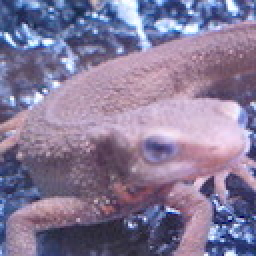
#> input picture input_image/imori.jpg, 128 x 128 px (shown 2 times larger)
$ python 52.py
#> lines starting #> are read from the running program, lines starting #| are printed output that depends on the picture; after the words box and inside, x2 and y2 are one past the last pixel; in counts of white or black regions, pixels touching at a corner belong together
import cv2
import numpy as np

def BGR2GRAY(img):
    b = img[:, :, 0].copy()
    g = img[:, :, 1].copy()
    r = img[:, :, 2].copy()

    # Gray scale
    out = 0.2126 * r + 0.7152 * g + 0.0722 * b
    out = out.astype(np.uint8)

    return out

def otsu_nichi(img):
    sb2_max=0
    t_max=0
    img=BGR2GRAY(img)
    for t in range(1,256):
        w0_list=img[np.where(img<t)]
        w1_list=img[np.where(img>=t)]
        w0=len(w0_list)/(len(w0_list)+len(w1_list))
        w1=len(w1_list)/(len(w0_list)+len(w1_list))
    #s0_2=np.var(w0_list)
    #s1_2=np.var(w1_list)
    #場合分けしないとエラー
        m0=np.mean(w0_list) if len(w0_list)>0 else 0
        m1=np.mean(w1_list) if len(w1_list)>0 else 0

        sb_2=w0*w1*((m0-m1)**2)
        if sb_2 > sb2_max:
            sb2_max=sb_2
            t_max=t

    img[img<t_max]=0
    img[img>=t_max]=255

    return img

def mor_expansion(img,time=2):
    H,W=img.shape
    out=img.copy()

    for t in range(time):
        #端の値をコピーしてパディング
        out_2=np.pad(out,(1,1),'edge')
        for y in range(1,H+1):
            for x in range(1,W+1):
                if out_2[y-1,x]==255 or out_2[y,x-1]==255 or out_2[y,x+1]==255 or out_2[y+1,x]==255:
                    out[y-1,x-1]=255

    #img=img.astype(np.uint8)
    return out


def mor_contraction(img,time=2):
    H,W=img.shape
    out=img.copy()

    for t in range(time):
        pad_img=np.pad(out,(1,1),'edge')
        for y in range(1,H+1):
            for x in range(1,W+1):
                if pad_img[y-1,x]==0 or pad_img[y,x-1]==0 or pad_img[y,x+1]==0 or pad_img[y+1,x]==0:
                    out[y-1,x-1]=0
    return out


def opening(img,N=1):
    img=mor_contraction(img,time=N)
    img=mor_expansion(img,time=N)
    return img


def tophat(img,N=3):
    img_otsu=otsu_nichi(img)
    img_open=opening(img_otsu,N=3)
    out=np.abs(img_otsu-img_open)
    return out


img = cv2.imread("./input_image/imori.jpg").astype(np.float32)
out=tophat(img)
#> in BGR2GRAY, `b = img[:, :, 0].copy()`:
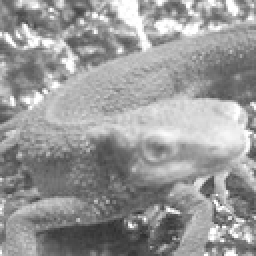
#> b: shape (128, 128) float32 (shown 2 times larger); min 46, max 255, mean 152.8
#> in BGR2GRAY, `g = img[:, :, 1].copy()`:
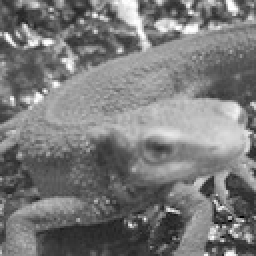
#> g: shape (128, 128) float32 (shown 2 times larger); min 0, max 255, mean 121.8
#> in BGR2GRAY, `r = img[:, :, 2].copy()`:
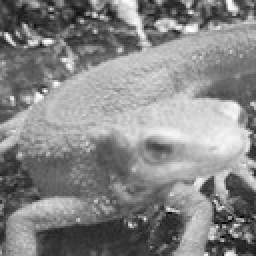
#> r: shape (128, 128) float32 (shown 2 times larger); min 0, max 255, mean 134.1
#> the loop in otsu_nichi, `for t in range(1,256):` made 255 passes
#> (w0_list, w0, w1, m0, m1, sb_2, sb2_max) on passes 7, 8, 21, 23, 24, 26, 29: ([6], 6.1e-05, 1, 6, 126.2, 0.881, 0.881), ([7, 7, 6], 0.000183, 1, 6.67, 126.2, 2.62, 2.62), ([7, 7, 6, 20], 0.000244, 1, 10, 126.2, 3.3, 3.3), ([7, 7, 6, 20, 22], 0.000305, 1, 12.4, 126.2, 3.95, 3.95), ([7, 7, 23, 6, 20, 22], 0.000366, 1, 14.17, 126.2, 4.6, 4.6), ([7, 7, 23, 6, 25, 20, 22], 0.000427, 1, 15.71, 126.2, 5.21, 5.21), ([7, 7, 23, 6, 25, 20, 22, 28], 0.000488, 1, 17.25, 126.2, 5.8, 5.8)
#> (w0, w1, m0, m1, sb_2, sb2_max) on passes 35 to 40: (0.00104, 0.999, 25.29, 126.3, 10.57, 10.57), (0.00116, 0.999, 26.32, 126.3, 11.58, 11.58), (0.00153, 0.998, 28.64, 126.3, 14.54, 14.54), (0.00201, 0.998, 30.67, 126.4, 18.41, 18.41), (0.00238, 0.998, 31.79, 126.4, 21.25, 21.25), (0.00299, 0.997, 33.27, 126.4, 25.89, 25.89)
#> after the loop in otsu_nichi, `for t in range(1,256):`: sb2_max = 1633.1; t_max = 127
#> in otsu_nichi, `img[img<t_max]=0`:
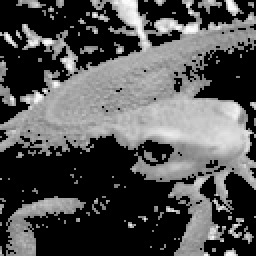
#> img: shape (128, 128) (shown 2 times larger); min 0, max 254, mean 82.5
#> in otsu_nichi, `img[img>=t_max]=255`:
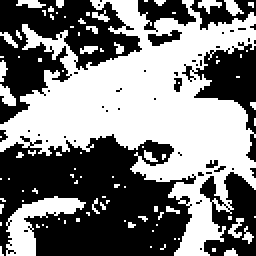
#> img: shape (128, 128) (shown 2 times larger); 49.4% white; 93 white regions (80 under 20 px), largest, box (x1, y1, x2, y2) and area: (0, 0, 128, 128) 6906, (3, 98, 43, 128) 479, (0, 42, 8, 53) 54
#> after the loop in mor_contraction, `for t in range(time):`: out: shape (128, 128); 23.9% white; 21 white regions (16 under 20 px), largest, box (x1, y1, x2, y2) and area: (4, 14, 124, 88) 3496, (90, 102, 107, 128) 171, (7, 105, 15, 128) 87, (57, 0, 71, 13) 76, (15, 101, 37, 106) 39
#> after the loop in mor_expansion, `for t in range(time):`:
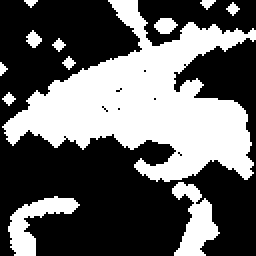
#> out: shape (128, 128) (shown 2 times larger); 38.8% white; 12 white regions (2 under 20 px), largest, box (x1, y1, x2, y2) and area: (1, 0, 128, 91) 5211, (86, 91, 110, 128) 449, (4, 98, 40, 128) 425
#> in tophat, `out=np.abs(img_otsu-img_open)`:
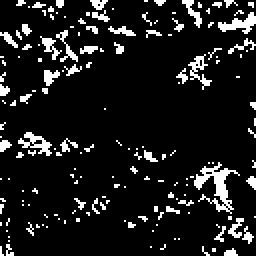
#> out: shape (128, 128) (shown 2 times larger); 10.6% white in thin lines or dots
cv2.imshow("result2",out)
cv2.imwrite("./output_image/output52.jpg",out)
cv2.waitKey(0)
cv2.destroyAllWindows()

$ run again, with input_image/madara.jpg copied over input_image/imori.jpg
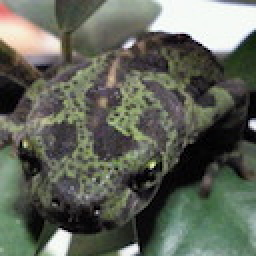
#> input picture input_image/madara.jpg, 128 x 128 px (shown 2 times larger)
#> the loop in otsu_nichi, `for t in range(1,256):` made 255 passes
#> (w0, w1, m0, m1, sb_2, sb2_max) on passes 1 to 8: (0.00372, 0.996, 0, 98.97, 36.33, 36.33), (0.00592, 0.994, 0.371, 99.18, 57.47, 57.47), (0.00891, 0.991, 0.918, 99.48, 85.79, 85.79), (0.0133, 0.987, 1.61, 99.91, 126.9, 126.9), (0.0205, 0.979, 2.45, 100.6, 193.6, 193.6), (0.0286, 0.971, 3.17, 101.4, 268.4, 268.4), (0.0359, 0.964, 3.74, 102.1, 334.9, 334.9), (0.0438, 0.956, 4.33, 102.9, 407.3, 407.3)
#> after the loop in otsu_nichi, `for t in range(1,256):`: sb2_max = 2258.7; t_max = 113
#> in otsu_nichi, `img[img>=t_max]=255`:
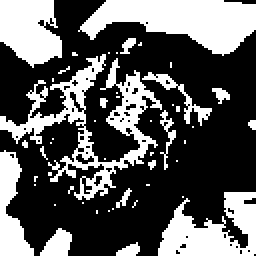
#> img: shape (128, 128) (shown 2 times larger); 35.9% white; 49 white regions (37 under 20 px), largest, box (x1, y1, x2, y2) and area: (0, 27, 81, 100) 1517, (39, 0, 128, 28) 1454, (79, 96, 128, 128) 943
#> in tophat, `out=np.abs(img_otsu-img_open)`:
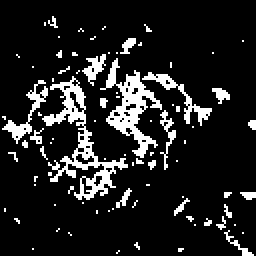
#> out: shape (128, 128) (shown 2 times larger); 12.7% white in thin lines or dots

$ run again, with input_image/thorino.jpg copied over input_image/imori.jpg
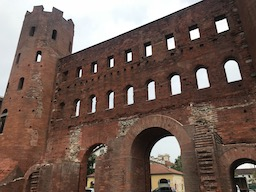
#> input picture input_image/thorino.jpg, 256 x 192 px
#> the loop in otsu_nichi, `for t in range(1,256):` made 255 passes
#> (w0, w1, m0, m1, sb_2, sb2_max) on passes 1 to 8: (0.00352, 0.996, 0, 97.85, 33.58, 33.58), (0.00623, 0.994, 0.435, 98.11, 59.03, 59.03), (0.0084, 0.992, 0.84, 98.32, 79.18, 79.18), (0.00989, 0.99, 1.16, 98.47, 92.69, 92.69), (0.0107, 0.989, 1.37, 98.54, 99.59, 99.59), (0.0116, 0.988, 1.65, 98.62, 107.4, 107.4), (0.012, 0.988, 1.81, 98.67, 111.2, 111.2), (0.0127, 0.987, 2.1, 98.73, 117, 117)
#> after the loop in otsu_nichi, `for t in range(1,256):`: sb2_max = 3900.1; t_max = 153
#> in otsu_nichi, `img[img>=t_max]=255`:
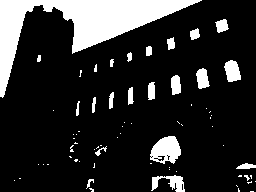
#> img: shape (192, 256); 16.9% white; 69 white regions (48 under 20 px), largest, box (x1, y1, x2, y2) and area: (0, 0, 202, 98) 5673, (150, 136, 181, 164) 598, (151, 175, 185, 192) 291
#> in tophat, `out=np.abs(img_otsu-img_open)`:
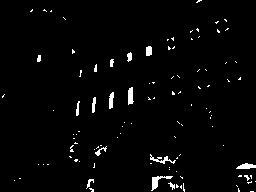
#> out: shape (192, 256); 2.3% white; 104 white regions (90 under 20 px), largest, box (x1, y1, x2, y2) and area: (151, 176, 173, 191) 109, (150, 154, 176, 164) 85, (128, 87, 134, 105) 82
